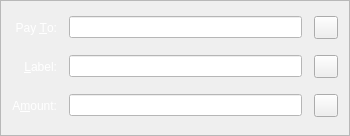
<?xml version="1.0" encoding="UTF-8"?>
<ui version="4.0">
 <class>SendCoinsEntry</class>
 <widget class="QFrame" name="SendCoinsEntry">
  <property name="geometry">
   <rect>
    <x>0</x>
    <y>0</y>
    <width>350</width>
    <height>136</height>
   </rect>
  </property>
  <property name="windowTitle">
   <string>Form</string>
  </property>
  <property name="styleSheet">
   <string notr="true">color: rgb(255, 255, 255);</string>
  </property>
  <property name="frameShape">
   <enum>QFrame::StyledPanel</enum>
  </property>
  <property name="frameShadow">
   <enum>QFrame::Sunken</enum>
  </property>
  <layout class="QGridLayout" name="gridLayout">
   <property name="spacing">
    <number>12</number>
   </property>
   <item row="3" column="0">
    <widget class="QLabel" name="label_2">
     <property name="text">
      <string>Pay &amp;To:</string>
     </property>
     <property name="alignment">
      <set>Qt::AlignRight|Qt::AlignTrailing|Qt::AlignVCenter</set>
     </property>
     <property name="buddy">
      <cstring>payTo</cstring>
     </property>
    </widget>
   </item>
   <item row="8" column="0">
    <widget class="QLabel" name="label">
     <property name="text">
      <string>A&amp;mount:</string>
     </property>
     <property name="alignment">
      <set>Qt::AlignRight|Qt::AlignTrailing|Qt::AlignVCenter</set>
     </property>
     <property name="buddy">
      <cstring>payAmount</cstring>
     </property>
    </widget>
   </item>
   <item row="5" column="0">
    <widget class="QLabel" name="label_4">
     <property name="text">
      <string>&amp;Label:</string>
     </property>
     <property name="alignment">
      <set>Qt::AlignRight|Qt::AlignTrailing|Qt::AlignVCenter</set>
     </property>
     <property name="buddy">
      <cstring>addAsLabel</cstring>
     </property>
    </widget>
   </item>
   <item row="5" column="1">
    <layout class="QHBoxLayout" name="horizontalLayout_2">
     <item>
      <widget class="QValidatedLineEdit" name="addAsLabel">
       <property name="toolTip">
        <string>Enter a label for this address to add it to your address book</string>
       </property>
       <property name="styleSheet">
        <string notr="true">background-color: rgb(255, 255, 255);
color: rgb(0, 0, 0);</string>
       </property>
      </widget>
     </item>
     <item>
      <widget class="QToolButton" name="addressBookButton">
       <property name="toolTip">
        <string>Choose address from address book</string>
       </property>
       <property name="text">
        <string/>
       </property>
       <property name="icon">
        <iconset resource="../bitcoin.qrc">
         <normaloff>:/icons/address-book</normaloff>:/icons/address-book</iconset>
       </property>
       <property name="shortcut">
        <string>Alt+A</string>
       </property>
      </widget>
     </item>
    </layout>
   </item>
   <item row="8" column="1">
    <layout class="QHBoxLayout" name="horizontalLayout">
     <item>
      <widget class="BitcoinAmountField" name="payAmount">
       <property name="styleSheet">
        <string notr="true">background-color: rgb(255, 255, 255);
color: rgb(0, 0, 0);</string>
       </property>
      </widget>
     </item>
     <item>
      <widget class="QToolButton" name="deleteButton">
       <property name="toolTip">
        <string>Remove this recipient</string>
       </property>
       <property name="text">
        <string/>
       </property>
       <property name="icon">
        <iconset resource="../bitcoin.qrc">
         <normaloff>:/icons/remove</normaloff>:/icons/remove</iconset>
       </property>
      </widget>
     </item>
    </layout>
   </item>
   <item row="3" column="1">
    <layout class="QHBoxLayout" name="payToLayout">
     <item>
      <widget class="QValidatedLineEdit" name="payTo">
       <property name="toolTip">
        <string>The address to send the payment to (e.g. C8gZqgY4r2RoEdqYk3QsAqFckyf9pRHN6i)</string>
       </property>
       <property name="styleSheet">
        <string notr="true">background-color: rgb(255, 255, 255);
color: rgb(0, 0, 0);</string>
       </property>
       <property name="maxLength">
        <number>80</number>
       </property>
      </widget>
     </item>
     <item>
      <widget class="QToolButton" name="pasteButton">
       <property name="toolTip">
        <string>Paste address from clipboard</string>
       </property>
       <property name="text">
        <string/>
       </property>
       <property name="icon">
        <iconset resource="../bitcoin.qrc">
         <normaloff>:/icons/editpaste</normaloff>:/icons/editpaste</iconset>
       </property>
       <property name="shortcut">
        <string>Alt+P</string>
       </property>
      </widget>
     </item>
    </layout>
   </item>
  </layout>
 </widget>
 <customwidgets>
  <customwidget>
   <class>QValidatedLineEdit</class>
   <extends>QLineEdit</extends>
   <header>qvalidatedlineedit.h</header>
  </customwidget>
  <customwidget>
   <class>BitcoinAmountField</class>
   <extends>QLineEdit</extends>
   <header>bitcoinamountfield.h</header>
   <container>1</container>
  </customwidget>
 </customwidgets>
 <resources>
  <include location="../bitcoin.qrc"/>
 </resources>
 <connections/>
</ui>
